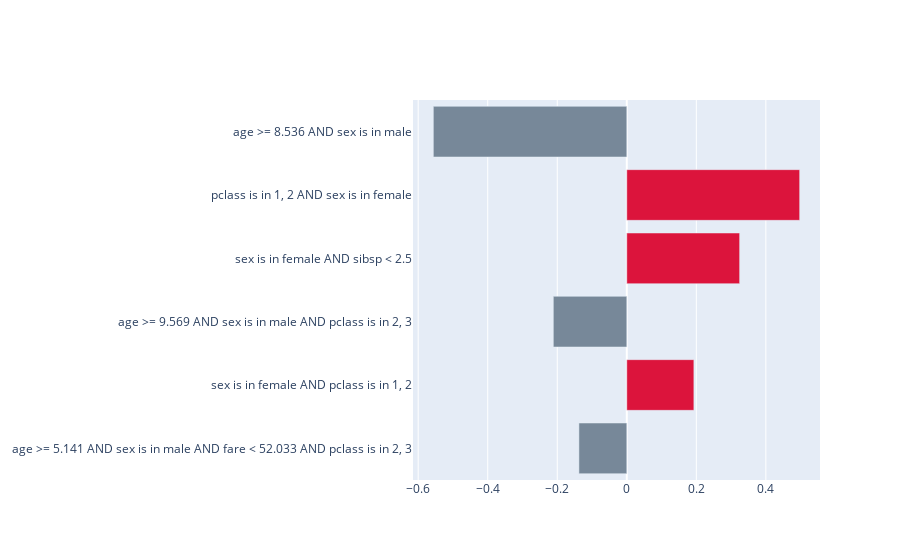

This figure's notebook cell:
### Code cell
rulefit_model.varimp_plot()

### Figure 1 — Plotly figure (JSON) as saved in the notebook; plotly's stock layout.template omitted (floating-point values rounded to 4 significant figures)
{"data": [{"marker": {"color": ["lightslategray", "crimson", "lightslategray", "crimson", "crimson", "lightslategray"]}, "orientation": "h", "type": "bar", "x": [-0.1377, 0.193, -0.2113, 0.3246, 0.4972, -0.5564], "y": ["age >= 5.141 AND sex is in male AND fare < 52.033 AND pclass is in 2, 3", "sex is in female AND pclass is in 1, 2", "age >= 9.569 AND sex is in male AND pclass is in 2, 3", "sex is in female AND sibsp < 2.5", "pclass is in 1, 2 AND sex is in female", "age >= 8.536 AND sex is in male"]}], "layout": {"showlegend": false}}
